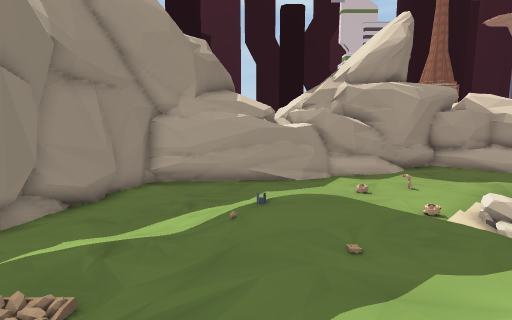
view 1 (above)

17 first-person views from a walk through a scene from a Unity 3-D project. The camera is 1.3 m above the floor, tilts 8° down and sees 80° across. The floor is counted in squares, 1 m on a side. Each view is taken from the middle of a square. On the plan, view 1 faces up. The plan holds only what a view shows up to about 14 squares ahead; the rest is blank. The place goes on beyond the plan. The player character is not drawn. Some animated figures are left out. Some surface patterns are stand-ins.

view 2
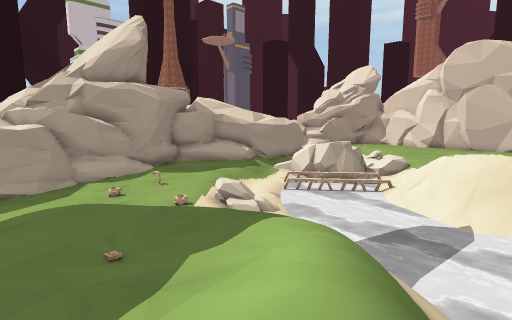

view 3
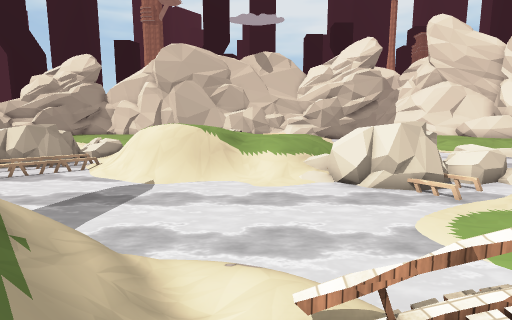

view 4
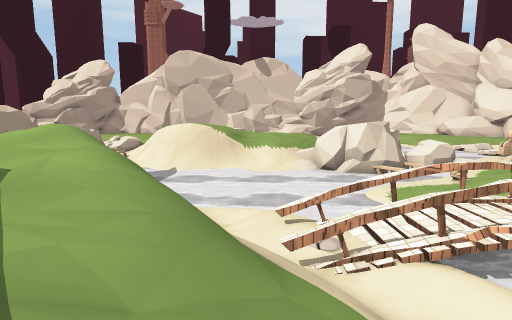

view 5
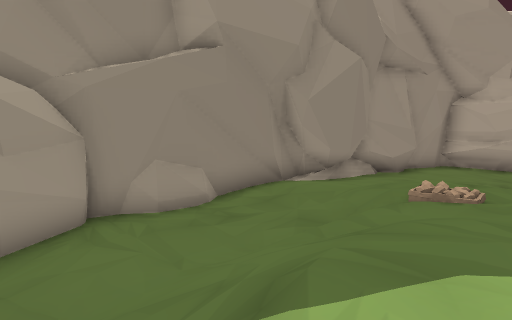

view 6
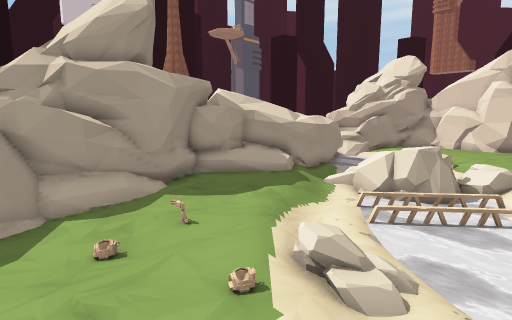

view 7
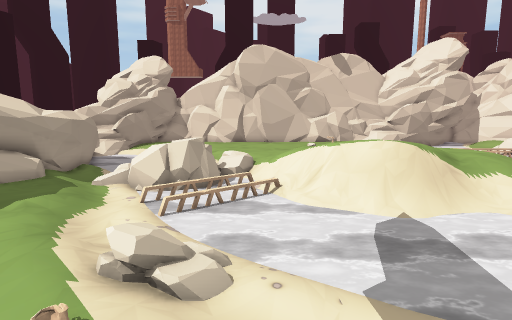

view 8
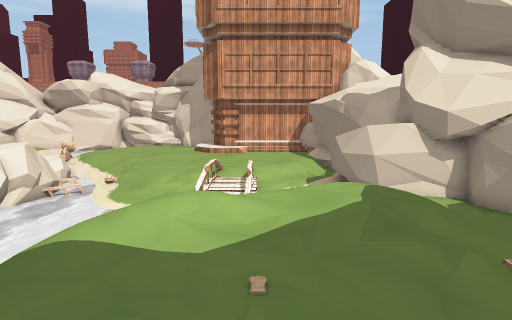

view 9
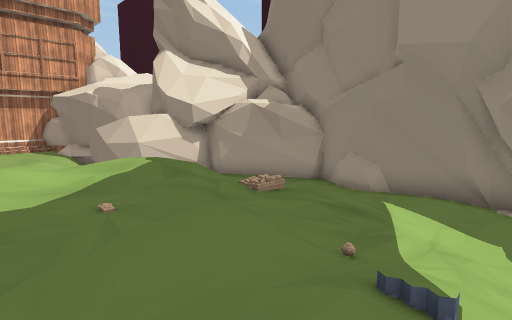

view 10
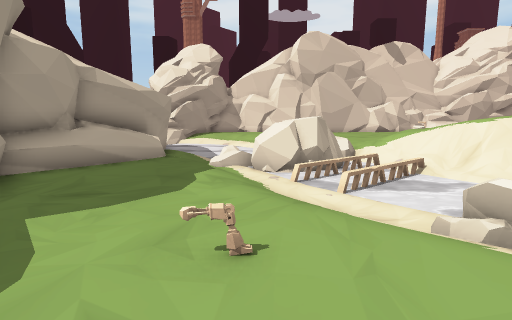

view 11
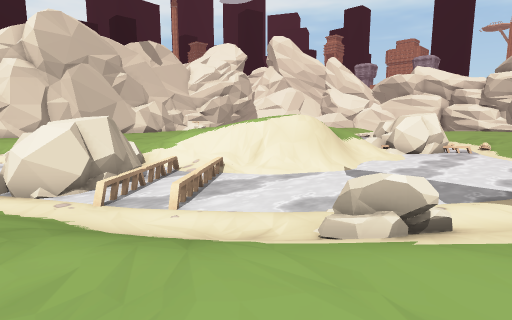

view 12
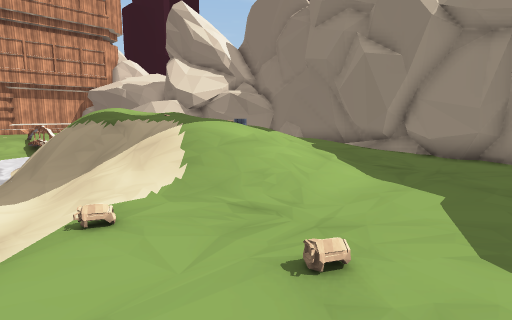

view 13
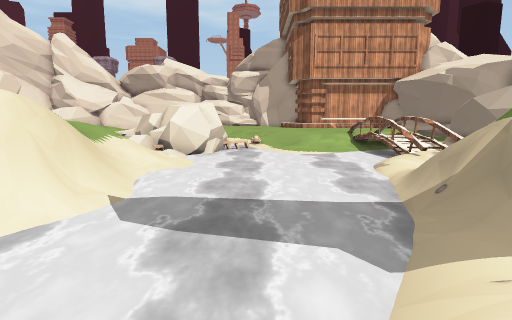

view 14
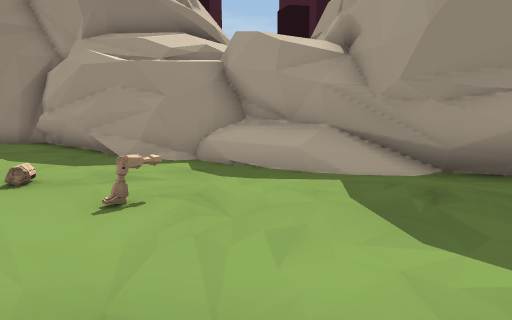

view 15
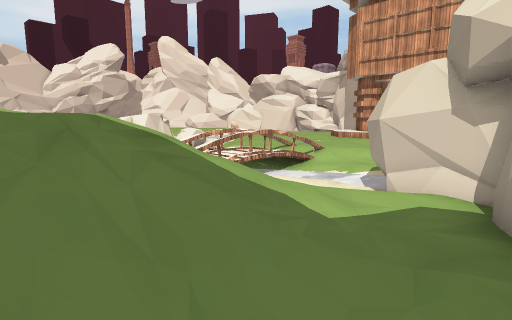

view 16
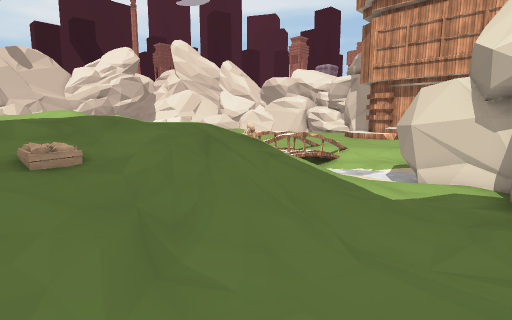

view 17
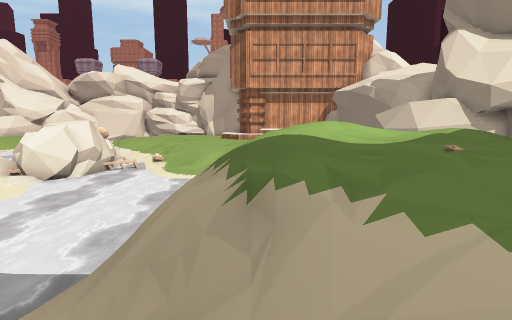

### Floor plan
Key: @ floor where view 1 was taken; # wall or solid block; . main floor; : floor 0.25 m higher than the main floor; - floor 0.25 m lower than the main floor; + floor 0.5 m higher than the main floor; _ floor 0.5 m lower than the main floor; * floor 0.75 m higher than the main floor; < floor 0.75 m lower than the main floor; % floor 1 m higher than the main floor; & floor 1.25 m higher than the main floor; $ floor 1.5 m higher than the main floor; / step, stairs or slope; = window, fence, low wall or low ledge; ≈ slime the walk keeps out of; ^ raised ledge; v drop or lower ground; O other object.
Columns run from 8 left of view 1 to 17 right of it. Each row starts with its distance up from view 1.
 16               ##########
 15            ######...=#####
 14           ###........== <
 13      ######..........///<≈
 12    ####............///<-O
 11    #.............///<<^#==
 10    #............//__<≈###^
  9   ##.........../__/≈≈≈###
  8   #....////../OO_/≈≈≈≈###^
  7   #...//////.////≈≈≈≈≈≈≈≈^
  6  ##.::////////__≈≈≈≈≈≈^^^^
  5  ##::////&///__≈≈≈≈≈≈^^^^^
  4  #::+/**/&&/=//≈≈≈≈≈^^#^^^
  3  #.://%%&&&///≈≈≈≈≈^##^^
  2  #..////&&&//#≈≈≈≈≈^#^^
  1 ##..////&&$//≈≈≈≈≈≈^#
  0 #...///&@/=//≈≈≈≈≈≈^#^
 -1 ##../////v=/_≈≈≈≈≈≈^^^^
 -2  #.../////<_/≈≈≈≈≈^^^^^^
 -3  ##../////_/≈≈≈≈≈≈^^^^^^^
 -4   #..-  _//=≈≈≈≈≈≈≈^^^^^
 -5   ### ___=.=≈≈≈≈≈≈≈=^^^
 -6     ##_/ =.=≈<<≈≈≈#^^
 -7      #<≈≈=.=<<<<≈≈#^^=
 -8      #≈≈≈=-=--_<≈≈=^
 -9      ^≈  =       ≈≈#

Where each view was taken, in squares from view 1:
view 1: 0 up, 0 right, facing up
view 2: 0 up, 0 right, facing up-right
view 3: 2 down, 0 right, facing right
view 4: 2 down, 3 left, facing right
view 5: 2 down, 1 left, facing up-left
view 6: 5 up, 2 right, facing up-right
view 7: 6 up, 2 right, facing right
view 8: 5 up, 1 right, facing down
view 9: 6 up, 2 right, facing down-left
view 10: 11 up, 3 right, facing right
view 11: 12 up, 5 right, facing down-right
view 12: 12 up, 6 right, facing down-left
view 13: 7 up, 8 right, facing down
view 14: 10 up, 9 right, facing up-left
view 15: 1 up, 6 left, facing down-right
view 16: 3 up, 6 left, facing down-right
view 17: 6 up, 3 right, facing down
